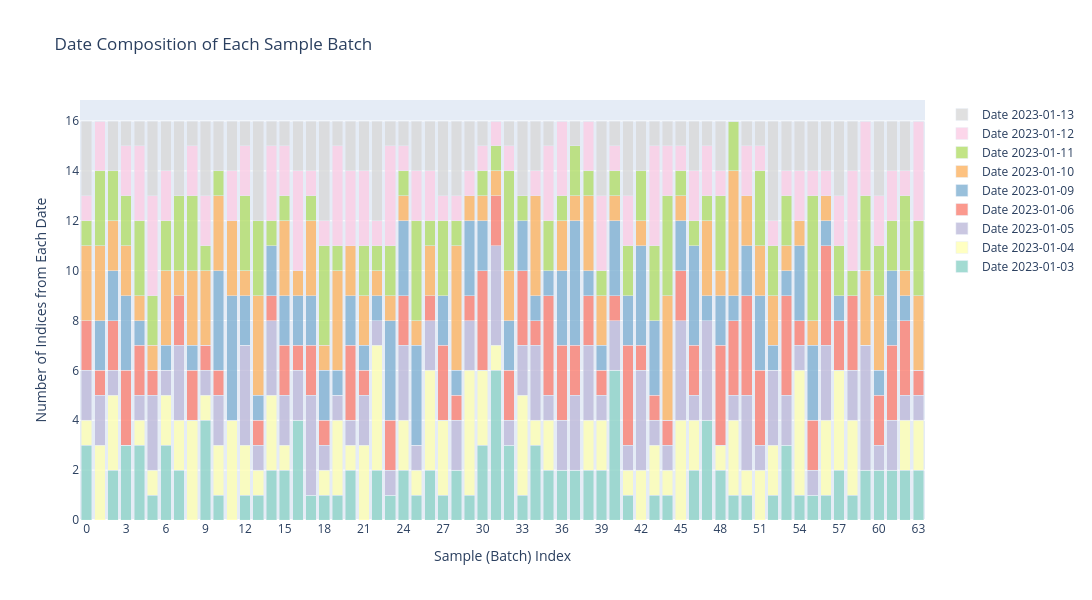

Notebook cell for this chart:
### Markdown cell above
# ================= Experiment indexes =================

### Code cell
# sample_i = pd.read_csv("/app/batches_genai_sample_indices_b64_bs16_ins100_cool20.json")


sample_i = pd.read_json("/app/equal_sample_indices_b64_bs16_ins100_cool20.json").values.tolist()


import plotly.graph_objects as go
import plotly.express as px
import numpy as np
from collections import defaultdict

# Create a dictionary to track which dates appear in each sample (batch)
sample_date_composition = defaultdict(lambda: defaultdict(int))

for batch_idx, batch in enumerate(sample_i):
    for sample_idx in batch:
        date = ds.get_date(sample_idx)
        sample_date_composition[batch_idx][date] += 1

# Get all unique dates across all samples
all_dates = sorted(set(date for batch_dates in sample_date_composition.values() for date in batch_dates.keys()))

# Prepare data for stacked bar plot
n_samples = len(sample_i)
date_counts = np.zeros((len(all_dates), n_samples))

for batch_idx in range(n_samples):
    for date_idx, date in enumerate(all_dates):
        date_counts[date_idx, batch_idx] = sample_date_composition[batch_idx].get(date, 0)

# Create the stacked bar plot using Plotly
fig = go.Figure()

# Create color palette
colors = px.colors.qualitative.Set3
if len(all_dates) > len(colors):
    colors = colors * (len(all_dates) // len(colors) + 1)

# Add traces for each date
for date_idx, date in enumerate(all_dates):
    fig.add_trace(go.Bar(
        x=list(range(n_samples)),
        y=date_counts[date_idx],
        name=f'Date {date}',
        marker_color=colors[date_idx % len(colors)],
        opacity=0.8
    ))

# Update layout
fig.update_layout(
    title='Date Composition of Each Sample Batch',
    xaxis_title='Sample (Batch) Index',
    yaxis_title='Number of Indices from Each Date',
    barmode='stack',
    width=1200,
    height=600,
    legend=dict(
        orientation="v",
        yanchor="top",
        y=1,
        xanchor="left",
        x=1.02
    )
)

# Set x-axis ticks for better readability
if n_samples > 50:
    tick_positions = list(range(0, n_samples, max(1, n_samples // 20)))
    fig.update_xaxes(
        tickmode='array',
        tickvals=tick_positions,
        ticktext=[str(i) for i in tick_positions]
    )

fig.show()

# Print summary statistics
print(f"Total samples (batches): {n_samples}")
print(f"Batch size: {len(sample_i[0]) if sample_i else 0}")
print(f"Unique dates represented: {len(all_dates)}")
print(f"Date range: {min(all_dates)} to {max(all_dates)}")

### Figure 1 — Plotly figure (JSON) as saved in the notebook; plotly's stock layout.template omitted (floating-point values rounded to 4 significant figures)
{"data": [{"marker": {"color": "rgb(141,211,199)"}, "name": "Date 2023-01-03", "opacity": 0.8, "type": "bar", "x": [0, 1, 2, 3, 4, 5, 6, 7, 8, 9, 10, 11, 12, 13, 14, 15, 16, 17, 18, 19, 20, 21, 22, 23, 24, 25, 26, 27, 28, 29, 30, 31, 32, 33, 34, 35, 36, 37, 38, 39, 40, 41, 42, 43, 44, 45, 46, 47, 48, 49, 50, 51, 52, 53, 54, 55, 56, 57, 58, 59, 60, 61, 62, 63], "y": [3.0, 0.0, 2.0, 3.0, 3.0, 1.0, 3.0, 2.0, 0.0, 4.0, 1.0, 0.0, 1.0, 1.0, 2.0, 2.0, 4.0, 1.0, 1.0, 1.0, 2.0, 0.0, 2.0, 1.0, 2.0, 1.0, 2.0, 1.0, 2.0, 1.0, 3.0, 6.0, 3.0, 1.0, 3.0, 2.0, 2.0, 2.0, 2.0, 2.0, 6.0, 1.0, 0.0, 1.0, 1.0, 0.0, 2.0, 4.0, 2.0, 1.0, 1.0, 0.0, 1.0, 3.0, 1.0, 1.0, 1.0, 2.0, 1.0, 2.0, 2.0, 2.0, 2.0, 2.0]}, {"marker": {"color": "rgb(255,255,179)"}, "name": "Date 2023-01-04", "opacity": 0.8, "type": "bar", "x": [0, 1, 2, 3, 4, 5, 6, 7, 8, 9, 10, 11, 12, 13, 14, 15, 16, 17, 18, 19, 20, 21, 22, 23, 24, 25, 26, 27, 28, 29, 30, 31, 32, 33, 34, 35, 36, 37, 38, 39, 40, 41, 42, 43, 44, 45, 46, 47, 48, 49, 50, 51, 52, 53, 54, 55, 56, 57, 58, 59, 60, 61, 62, 63], "y": [1.0, 3.0, 3.0, 0.0, 1.0, 1.0, 2.0, 2.0, 4.0, 1.0, 2.0, 4.0, 2.0, 1.0, 3.0, 1.0, 0.0, 0.0, 1.0, 3.0, 1.0, 3.0, 5.0, 0.0, 2.0, 1.0, 4.0, 3.0, 0.0, 5.0, 3.0, 1.0, 0.0, 4.0, 1.0, 2.0, 0.0, 0.0, 2.0, 2.0, 0.0, 1.0, 2.0, 2.0, 1.0, 4.0, 2.0, 0.0, 1.0, 3.0, 1.0, 2.0, 2.0, 0.0, 5.0, 0.0, 3.0, 4.0, 3.0, 0.0, 0.0, 0.0, 2.0, 2.0]}, {"marker": {"color": "rgb(190,186,218)"}, "name": "Date 2023-01-05", "opacity": 0.8, "type": "bar", "x": [0, 1, 2, 3, 4, 5, 6, 7, 8, 9, 10, 11, 12, 13, 14, 15, 16, 17, 18, 19, 20, 21, 22, 23, 24, 25, 26, 27, 28, 29, 30, 31, 32, 33, 34, 35, 36, 37, 38, 39, 40, 41, 42, 43, 44, 45, 46, 47, 48, 49, 50, 51, 52, 53, 54, 55, 56, 57, 58, 59, 60, 61, 62, 63], "y": [2.0, 2.0, 1.0, 0.0, 1.0, 3.0, 1.0, 3.0, 0.0, 1.0, 2.0, 0.0, 4.0, 1.0, 3.0, 2.0, 2.0, 4.0, 1.0, 1.0, 1.0, 2.0, 1.0, 1.0, 3.0, 1.0, 2.0, 0.0, 2.0, 2.0, 0.0, 4.0, 1.0, 2.0, 3.0, 1.0, 2.0, 3.0, 3.0, 1.0, 2.0, 1.0, 4.0, 1.0, 1.0, 4.0, 1.0, 4.0, 0.0, 1.0, 3.0, 1.0, 3.0, 2.0, 1.0, 1.0, 3.0, 0.0, 2.0, 5.0, 1.0, 2.0, 1.0, 1.0]}, {"marker": {"color": "rgb(251,128,114)"}, "name": "Date 2023-01-06", "opacity": 0.8, "type": "bar", "x": [0, 1, 2, 3, 4, 5, 6, 7, 8, 9, 10, 11, 12, 13, 14, 15, 16, 17, 18, 19, 20, 21, 22, 23, 24, 25, 26, 27, 28, 29, 30, 31, 32, 33, 34, 35, 36, 37, 38, 39, 40, 41, 42, 43, 44, 45, 46, 47, 48, 49, 50, 51, 52, 53, 54, 55, 56, 57, 58, 59, 60, 61, 62, 63], "y": [2.0, 1.0, 2.0, 3.0, 2.0, 1.0, 0.0, 2.0, 2.0, 1.0, 1.0, 0.0, 0.0, 1.0, 1.0, 2.0, 1.0, 2.0, 1.0, 0.0, 3.0, 1.0, 0.0, 2.0, 2.0, 0.0, 1.0, 3.0, 1.0, 1.0, 4.0, 2.0, 2.0, 3.0, 1.0, 4.0, 3.0, 2.0, 2.0, 1.0, 1.0, 4.0, 1.0, 1.0, 1.0, 2.0, 2.0, 0.0, 4.0, 3.0, 4.0, 3.0, 0.0, 4.0, 1.0, 2.0, 4.0, 2.0, 3.0, 0.0, 2.0, 3.0, 3.0, 1.0]}, {"marker": {"color": "rgb(128,177,211)"}, "name": "Date 2023-01-09", "opacity": 0.8, "type": "bar", "x": [0, 1, 2, 3, 4, 5, 6, 7, 8, 9, 10, 11, 12, 13, 14, 15, 16, 17, 18, 19, 20, 21, 22, 23, 24, 25, 26, 27, 28, 29, 30, 31, 32, 33, 34, 35, 36, 37, 38, 39, 40, 41, 42, 43, 44, 45, 46, 47, 48, 49, 50, 51, 52, 53, 54, 55, 56, 57, 58, 59, 60, 61, 62, 63], "y": [0.0, 2.0, 2.0, 3.0, 1.0, 0.0, 1.0, 0.0, 1.0, 0.0, 4.0, 5.0, 2.0, 1.0, 2.0, 2.0, 2.0, 2.0, 2.0, 1.0, 2.0, 1.0, 1.0, 4.0, 3.0, 4.0, 0.0, 2.0, 1.0, 3.0, 2.0, 0.0, 2.0, 2.0, 1.0, 1.0, 3.0, 5.0, 1.0, 1.0, 3.0, 2.0, 4.0, 3.0, 0.0, 2.0, 4.0, 1.0, 2.0, 1.0, 2.0, 3.0, 1.0, 1.0, 3.0, 3.0, 1.0, 1.0, 0.0, 0.0, 1.0, 3.0, 1.0, 0.0]}, {"marker": {"color": "rgb(253,180,98)"}, "name": "Date 2023-01-10", "opacity": 0.8, "type": "bar", "x": [0, 1, 2, 3, 4, 5, 6, 7, 8, 9, 10, 11, 12, 13, 14, 15, 16, 17, 18, 19, 20, 21, 22, 23, 24, 25, 26, 27, 28, 29, 30, 31, 32, 33, 34, 35, 36, 37, 38, 39, 40, 41, 42, 43, 44, 45, 46, 47, 48, 49, 50, 51, 52, 53, 54, 55, 56, 57, 58, 59, 60, 61, 62, 63], "y": [3.0, 3.0, 2.0, 2.0, 1.0, 1.0, 3.0, 1.0, 3.0, 3.0, 3.0, 3.0, 1.0, 4.0, 0.0, 3.0, 1.0, 3.0, 1.0, 4.0, 2.0, 2.0, 1.0, 1.0, 1.0, 1.0, 2.0, 0.0, 5.0, 1.0, 1.0, 1.0, 2.0, 0.0, 4.0, 0.0, 2.0, 1.0, 3.0, 2.0, 1.0, 0.0, 1.0, 0.0, 5.0, 1.0, 0.0, 3.0, 1.0, 5.0, 2.0, 2.0, 2.0, 1.0, 1.0, 1.0, 1.0, 0.0, 0.0, 3.0, 3.0, 0.0, 1.0, 3.0]}, {"marker": {"color": "rgb(179,222,105)"}, "name": "Date 2023-01-11", "opacity": 0.8, "type": "bar", "x": [0, 1, 2, 3, 4, 5, 6, 7, 8, 9, 10, 11, 12, 13, 14, 15, 16, 17, 18, 19, 20, 21, 22, 23, 24, 25, 26, 27, 28, 29, 30, 31, 32, 33, 34, 35, 36, 37, 38, 39, 40, 41, 42, 43, 44, 45, 46, 47, 48, 49, 50, 51, 52, 53, 54, 55, 56, 57, 58, 59, 60, 61, 62, 63], "y": [1.0, 3.0, 2.0, 2.0, 3.0, 2.0, 2.0, 3.0, 3.0, 1.0, 1.0, 0.0, 3.0, 3.0, 1.0, 1.0, 0.0, 1.0, 4.0, 1.0, 0.0, 2.0, 1.0, 2.0, 1.0, 4.0, 1.0, 3.0, 1.0, 0.0, 1.0, 1.0, 4.0, 1.0, 0.0, 2.0, 1.0, 2.0, 1.0, 1.0, 1.0, 2.0, 2.0, 3.0, 4.0, 1.0, 1.0, 1.0, 3.0, 2.0, 0.0, 3.0, 2.0, 2.0, 0.0, 5.0, 0.0, 2.0, 1.0, 3.0, 2.0, 2.0, 3.0, 3.0]}, {"marker": {"color": "rgb(252,205,229)"}, "name": "Date 2023-01-12", "opacity": 0.8, "type": "bar", "x": [0, 1, 2, 3, 4, 5, 6, 7, 8, 9, 10, 11, 12, 13, 14, 15, 16, 17, 18, 19, 20, 21, 22, 23, 24, 25, 26, 27, 28, 29, 30, 31, 32, 33, 34, 35, 36, 37, 38, 39, 40, 41, 42, 43, 44, 45, 46, 47, 48, 49, 50, 51, 52, 53, 54, 55, 56, 57, 58, 59, 60, 61, 62, 63], "y": [1.0, 2.0, 0.0, 2.0, 3.0, 4.0, 2.0, 0.0, 2.0, 2.0, 0.0, 2.0, 2.0, 0.0, 3.0, 2.0, 4.0, 1.0, 1.0, 4.0, 3.0, 3.0, 1.0, 4.0, 1.0, 2.0, 2.0, 1.0, 1.0, 1.0, 1.0, 1.0, 1.0, 0.0, 1.0, 3.0, 3.0, 0.0, 2.0, 3.0, 1.0, 2.0, 0.0, 4.0, 2.0, 1.0, 2.0, 2.0, 1.0, 0.0, 2.0, 1.0, 1.0, 1.0, 2.0, 1.0, 1.0, 2.0, 4.0, 3.0, 2.0, 2.0, 1.0, 4.0]}, {"marker": {"color": "rgb(217,217,217)"}, "name": "Date 2023-01-13", "opacity": 0.8, "type": "bar", "x": [0, 1, 2, 3, 4, 5, 6, 7, 8, 9, 10, 11, 12, 13, 14, 15, 16, 17, 18, 19, 20, 21, 22, 23, 24, 25, 26, 27, 28, 29, 30, 31, 32, 33, 34, 35, 36, 37, 38, 39, 40, 41, 42, 43, 44, 45, 46, 47, 48, 49, 50, 51, 52, 53, 54, 55, 56, 57, 58, 59, 60, 61, 62, 63], "y": [3.0, 0.0, 2.0, 1.0, 1.0, 3.0, 2.0, 3.0, 1.0, 3.0, 2.0, 2.0, 1.0, 4.0, 1.0, 1.0, 2.0, 2.0, 4.0, 1.0, 2.0, 2.0, 4.0, 1.0, 1.0, 2.0, 2.0, 3.0, 3.0, 2.0, 1.0, 0.0, 1.0, 3.0, 2.0, 1.0, 0.0, 1.0, 0.0, 3.0, 1.0, 3.0, 2.0, 1.0, 1.0, 1.0, 2.0, 1.0, 2.0, 0.0, 1.0, 1.0, 4.0, 2.0, 2.0, 2.0, 2.0, 3.0, 2.0, 0.0, 3.0, 2.0, 2.0, 0.0]}], "layout": {"barmode": "stack", "height": 600, "legend": {"orientation": "v", "x": 1.02, "xanchor": "left", "y": 1, "yanchor": "top"}, "title": {"text": "Date Composition of Each Sample Batch"}, "width": 1200, "xaxis": {"tickmode": "array", "ticktext": ["0", "3", "6", "9", "12", "15", "18", "21", "24", "27", "30", "33", "36", "39", "42", "45", "48", "51", "54", "57", "60", "63"], "tickvals": [0, 3, 6, 9, 12, 15, 18, 21, 24, 27, 30, 33, 36, 39, 42, 45, 48, 51, 54, 57, 60, 63], "title": {"text": "Sample (Batch) Index"}}, "yaxis": {"title": {"text": "Number of Indices from Each Date"}}}}
